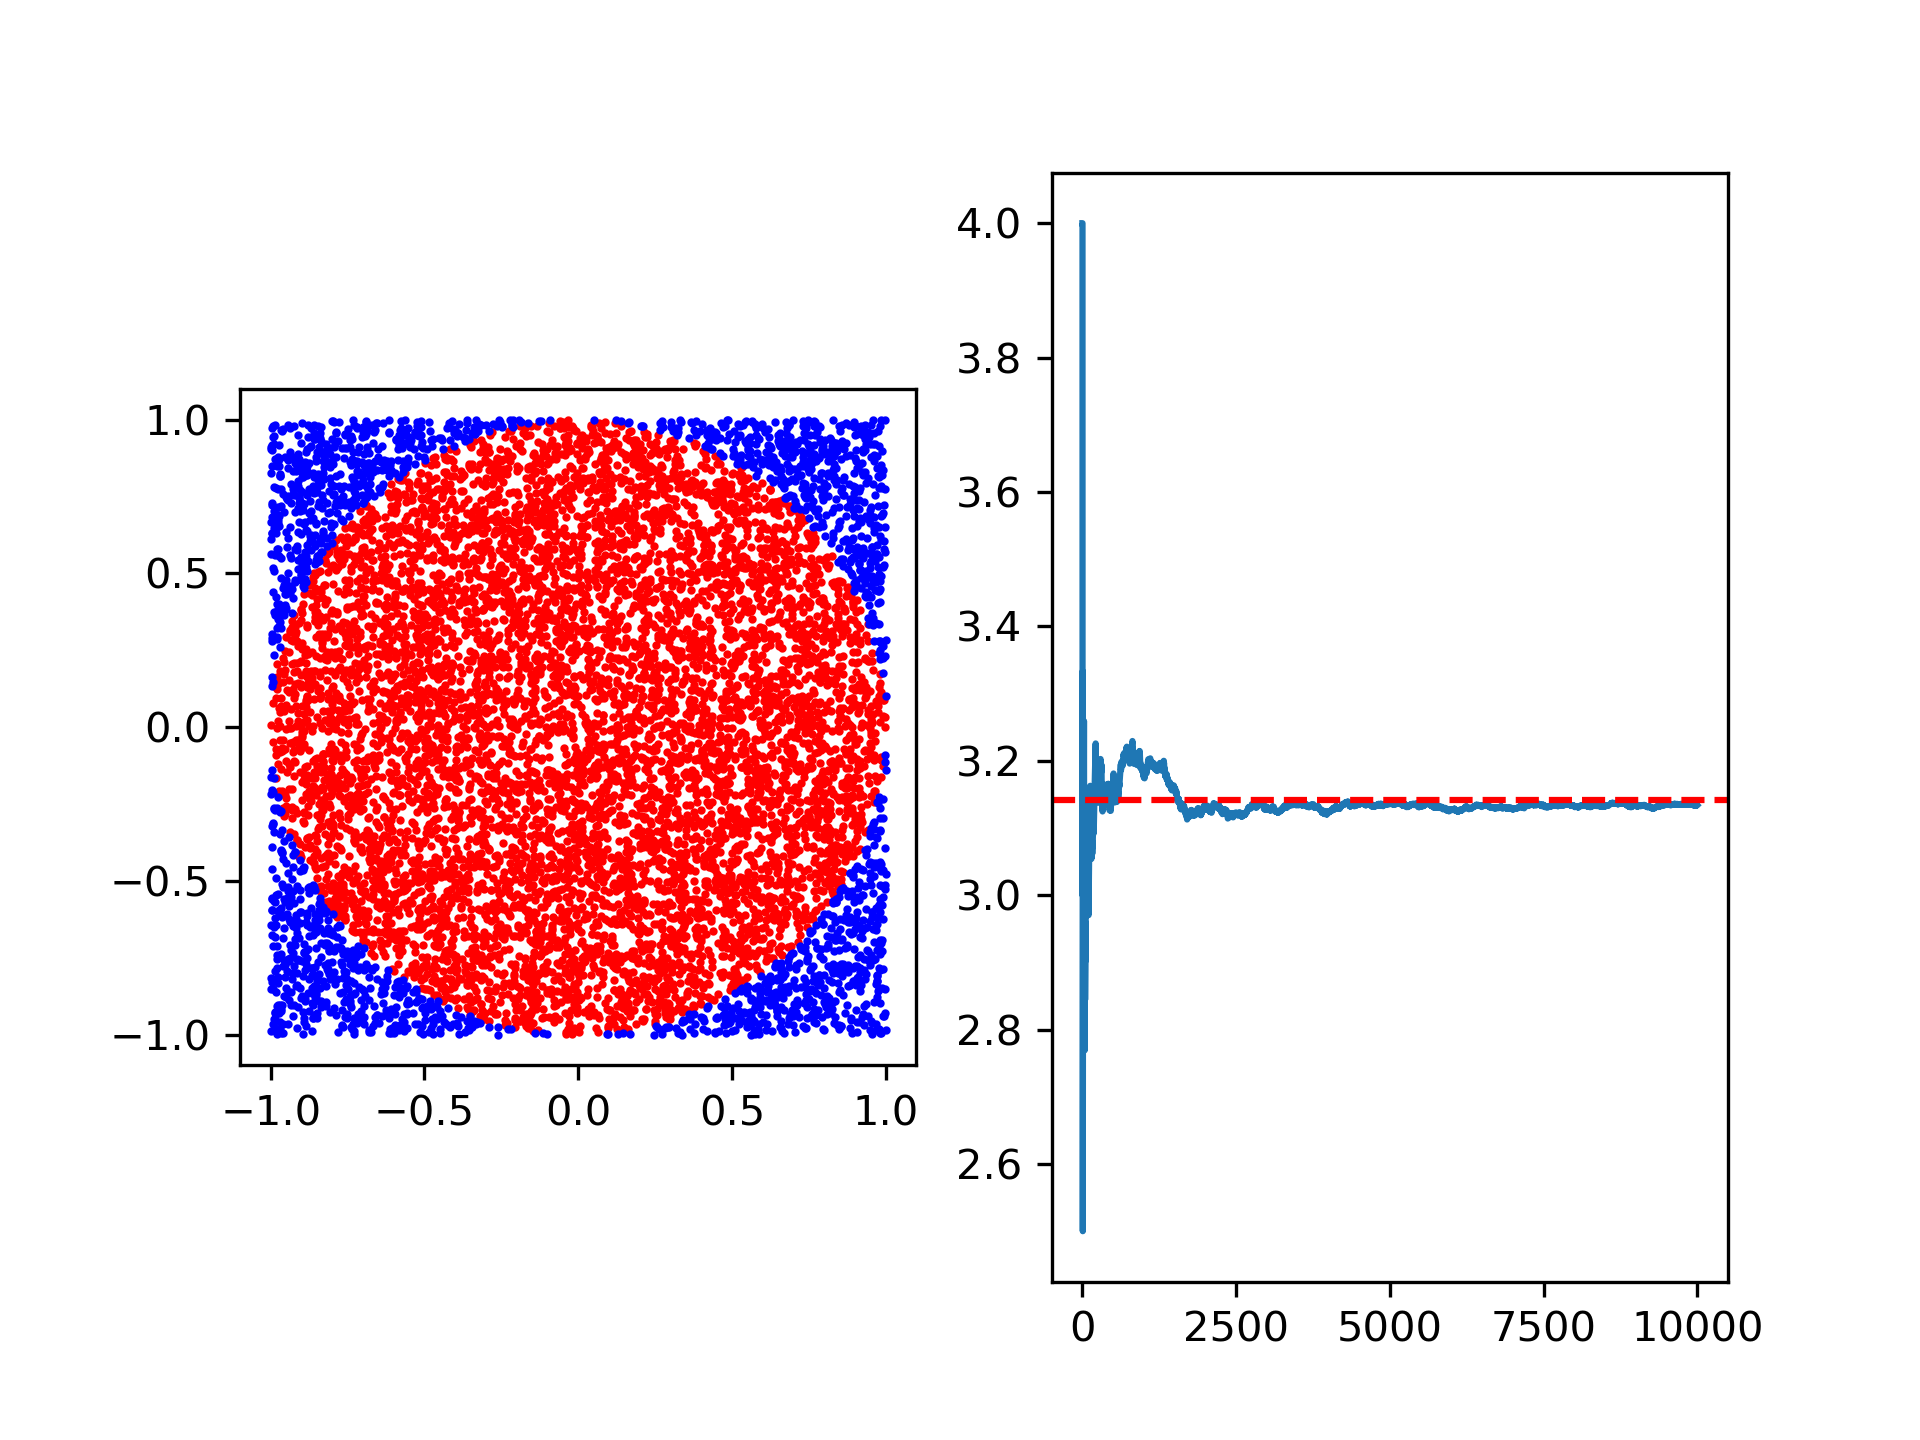

Here is the Python script that generated this plot:

import numpy as np
import matplotlib.pyplot as plt
rng = np.random.default_rng()
n_trials = [10, 30, 100, 300, 1000, 3000, 10000, 30000, 100000]
print("Estimating the value of π using Monte Carlo method")
def estimate_pi(num_samples):
    x_coord = 0
    y_coord = 0
    in_Circle = 0
    x_coords = (rng.random(num_samples)) * 2 - 1
    y_coords = (rng.random(num_samples)) * 2 - 1
    origin_dist = (x_coords**2 + y_coords**2)
    mask =origin_dist <= 1 
    in_Circle = np.sum(mask)
    pi_value = (in_Circle / num_samples)*4
    running_pi = np.cumsum(mask) / np.arange(1, num_samples + 1) * 4
    return pi_value, x_coords, y_coords, mask, running_pi

def plot_approximation(x_data, y_data, mask_data, cumulative):
    fig, axs = plt.subplots(1, 2)
    x_in = x_data[mask_data]
    y_in = y_data[mask_data]
    x_out = x_data[~mask_data]
    y_out = y_data[~mask_data]
    axs[0].scatter(x_in,y_in, color = 'red', s = 1)
    axs[0].scatter(x_out,y_out, color = 'blue', s = 1)
    axs[0].set_aspect("equal", adjustable="box")
    axs[1].plot(cumulative)
    axs[1].axhline(np.pi, color = 'red', linestyle = '--')
    plt.savefig("pi_estimation.png", dpi = 300)
    plt.show()




est_value, x_coords, y_coords, mask, cumulative = estimate_pi(10000)
print("Estimated value of π", est_value)
plot_approximation(x_coords, y_coords, mask, cumulative)
